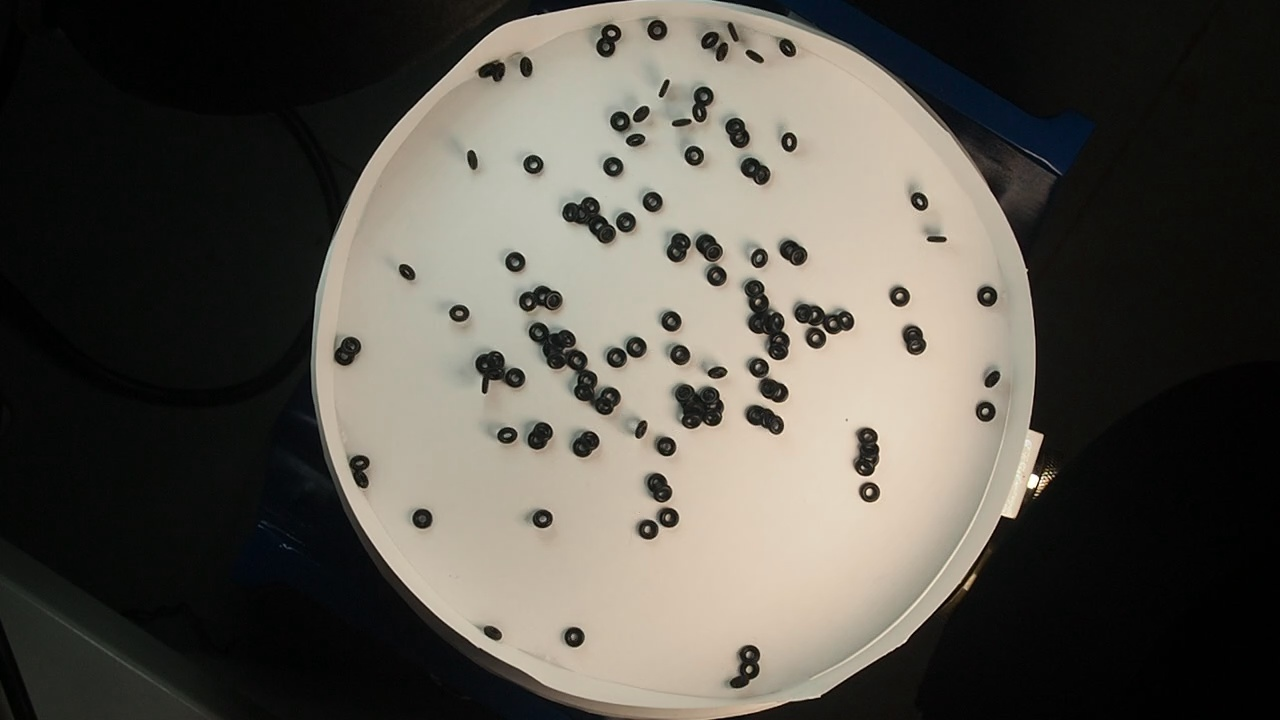
#> input picture ExpFrames/frame1.jpg, 1280 x 720 px; its folder holds only this picture in this run
$ python Characterisation_one.py
#> lines starting #> are read from the running program, lines starting #| are printed output that depends on the picture; after the words box and inside, x2 and y2 are one past the last pixel; in counts of white or black regions, pixels touching at a corner belong together
import cv2
import numpy as np
import csv
from skimage.measure import label, regionprops

i = 1
# Load your frame (replace 'ExpFrames/frame{}.jpg' with the actual file path)
image = cv2.imread('ExpFrames/frame{}.jpg'.format(i), 0)
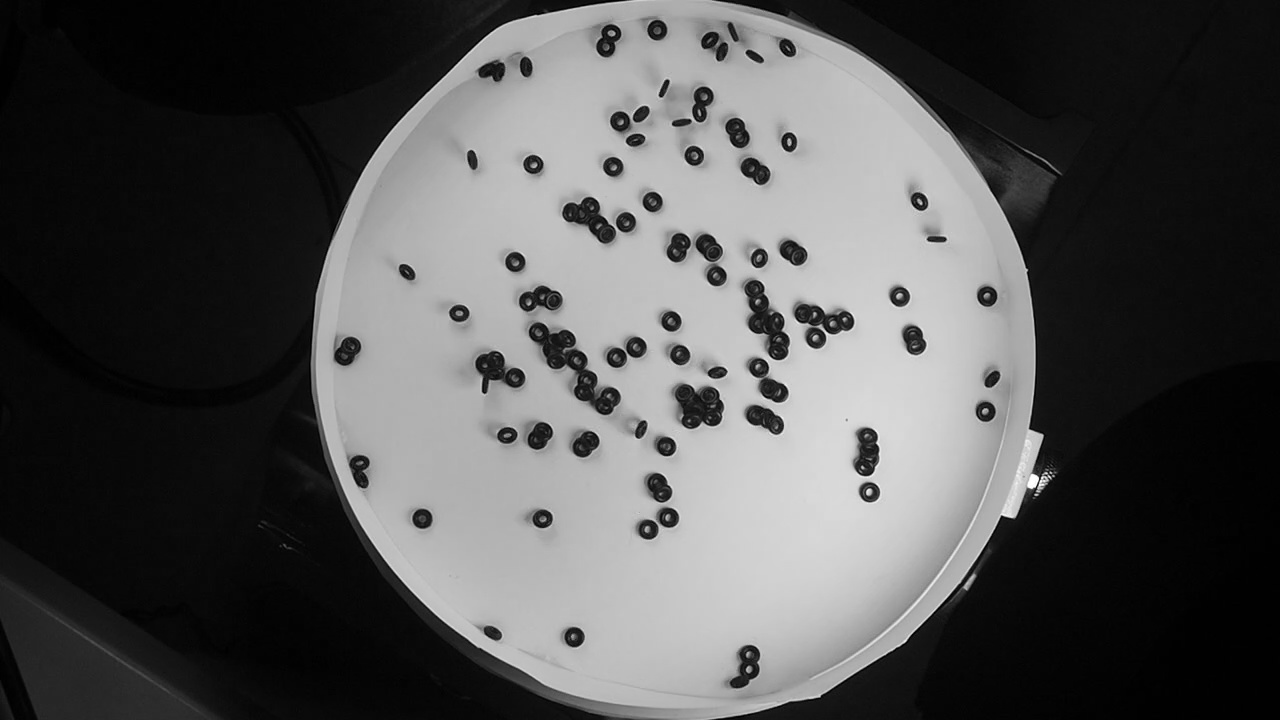
#> image: shape (720, 1280); min 0, max 255, mean 83.3

# Threshold the image to create a binary mask
ret, binary_mask = cv2.threshold(image, 110, 255, cv2.THRESH_BINARY)
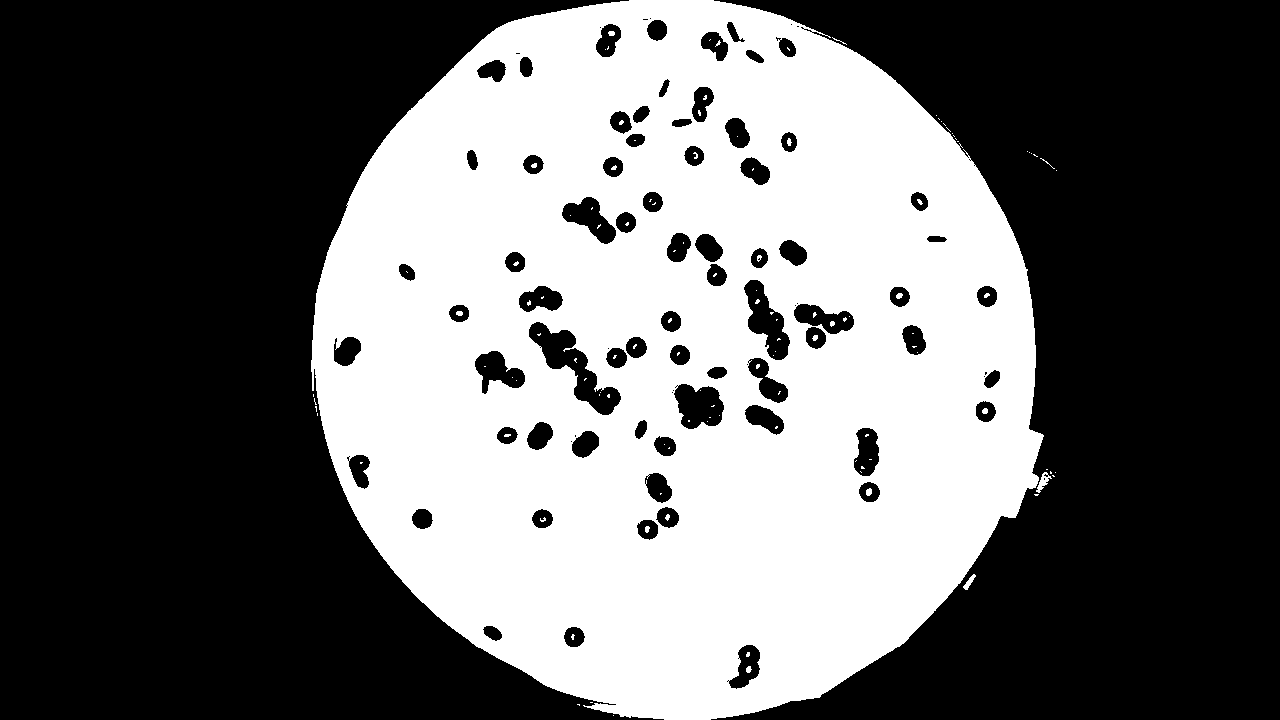
#> binary_mask: shape (720, 1280); 40.9% white; 120 white regions (101 under 20 px), largest, box (x1, y1, x2, y2) and area: (311, 0, 1044, 720) 375225, (1036, 472, 1052, 493) 128, (963, 574, 976, 590) 79
binary_mask = cv2.bitwise_not(binary_mask)
#> binary_mask: shape (720, 1280); 59.1% white; 120 black regions (101 under 20 px)

# Find contours in the binary mask
contours, hierarchy = cv2.findContours(binary_mask, cv2.RETR_EXTERNAL, cv2.CHAIN_APPROX_SIMPLE)
#> contours = 88 contours, 16 with area under 20; largest, box (x1, y1, x2, y2) and area: (0, 0, 664, 720) 281109, (711, 0, 1280, 720) 229004, (529, 322, 621, 415) 2654, (744, 280, 790, 360) 1736, (674, 384, 724, 429) 1576

# Create a mask to fill holes
filled_mask = np.zeros_like(binary_mask)

# Fill each contour in the mask
cv2.drawContours(filled_mask, contours, -1, 255, thickness=cv2.FILLED)
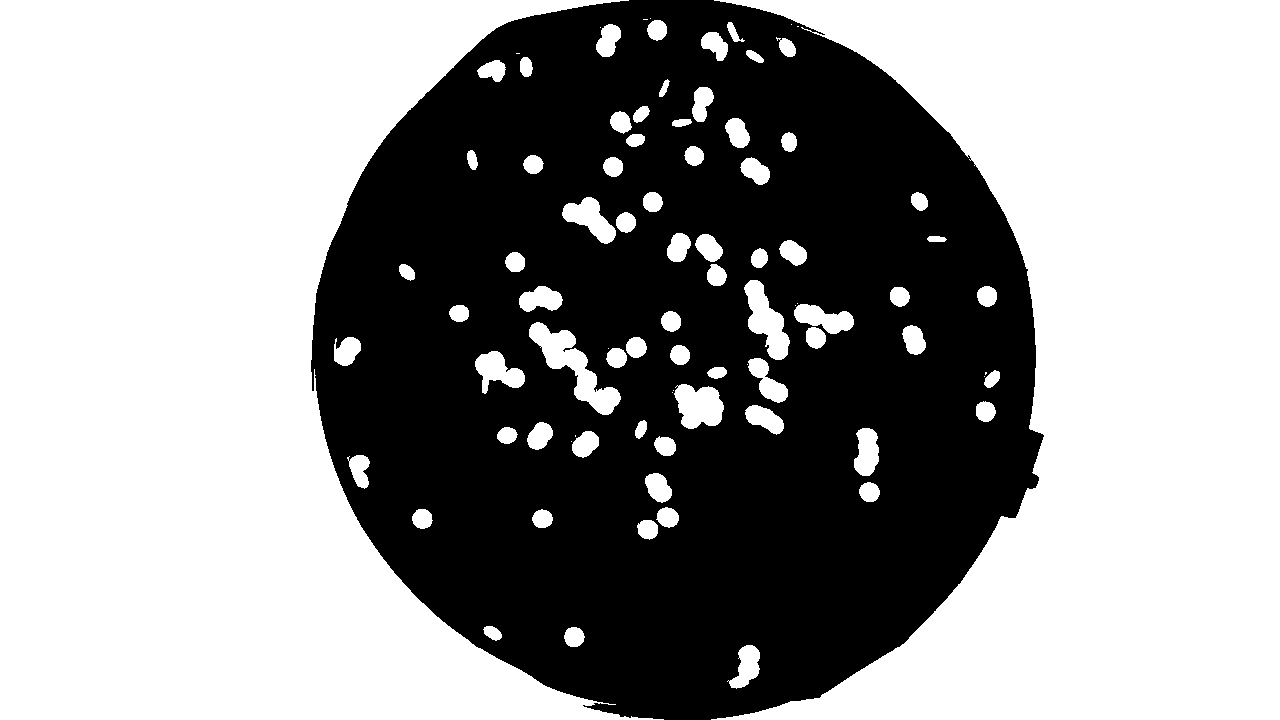
#> filled_mask: shape (720, 1280); 59.3% white; 1 black region

# Label connected components in the binary image
label_im = label(filled_mask)
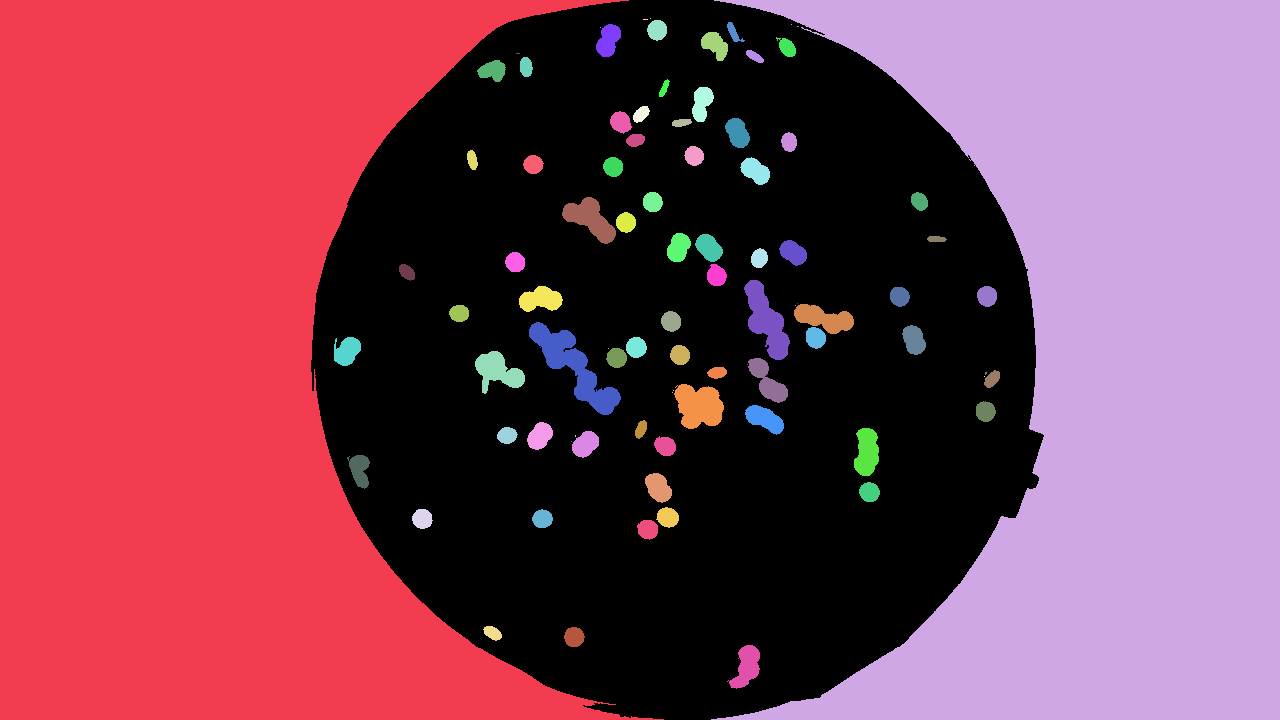
#> label_im: shape (720, 1280) int64; 89 distinct labels, from 0 to 88; one colour per label, 0 black

# print(type(label_im))
# Get region properties for each labeled component
regions = regionprops(label_im)
#> regions = 88 regions; largest, box (x1, y1, x2, y2) and area: (0, 0, 664, 720) 282652, (711, 0, 1280, 720) 230450, (529, 322, 621, 415) 2814, (744, 280, 790, 360) 1838, (674, 384, 724, 429) 1655
print(regions[0].label)
#| 1
# Initialize a list to store particle information
particle_data = []

# Define the area range you want to consider
min_area = 100  # Replace with your desired minimum area
max_area = 10000  # Replace with your desired maximum area

# Loop through each labeled region (particle)
for particle_id, props in enumerate(regions, start=1):
    # Extract properties
    particle_centroid = props.centroid  # (y, x) format
    particle_area = props.area

    # Check if the area is within the specified range
    if min_area <= particle_area <= max_area:
        # Store data in a dictionary
        particle_info = {
            'Id': particle_id,
            'Centroid_x': int(particle_centroid[1]),
            'Centroid_y': int(particle_centroid[0]),
            'Area': particle_area
        }

        # Append the dictionary to the list
        particle_data.append(particle_info)
#> this loop made 88 passes
#> (particle_centroid, particle_area, particle_info) on passes 5, 6, 7, 11, 12, 13, 15, 16: ((29.69, 656.8), 325, {'Id': 5, 'Centroid_x': 656, 'Centroid_y': 29, 'Area': 325}), ((32.28, 733.3), 148, {'Id': 6, 'Centroid_x': 733, 'Centroid_y': 32, 'Area': 148}), ((39.96, 608), 567, {'Id': 7, 'Centroid_x': 607, 'Centroid_y': 39, 'Area': 567}), ((44.54, 714.7), 491, {'Id': 11, 'Centroid_x': 714, 'Centroid_y': 44, 'Area': 491}), ((46.98, 786.6), 246, {'Id': 12, 'Centroid_x': 786, 'Centroid_y': 46, 'Area': 246}), ((56.02, 754.2), 134, {'Id': 13, 'Centroid_x': 754, 'Centroid_y': 56, 'Area': 134}), ((66.56, 525.7), 208, {'Id': 15, 'Centroid_x': 525, 'Centroid_y': 66, 'Area': 208}), ((70.23, 492.3), 425, {'Id': 16, 'Centroid_x': 492, 'Centroid_y': 70, 'Area': 425})
#> (particle_centroid, particle_area) on passes 1, 2, 18, 19, 20, 21: ((365.7, 204.1), 282652), ((356.8, 1109), 230450), ((102.8, 701.5), 529), ((113.7, 640.7), 191), ((121.8, 620.3), 354), ((132.5, 737.1), 528)
#> after the loop, particle_data = 70 items

# Save the particle data to a CSV file
csv_file_path = '_particle_data_Img_1_filtered.csv'
with open(csv_file_path, 'w', newline='') as csvfile:
    fieldnames = ['Id', 'Centroid_x', 'Centroid_y', 'Area']
    writer = csv.DictWriter(csvfile, fieldnames=fieldnames)

    # Write the header
    writer.writeheader()

    # Write the data
    writer.writerows(particle_data)

print(f"Particle data for clusters with area in the range [{min_area}, {max_area}] has been saved to {csv_file_path}.")
